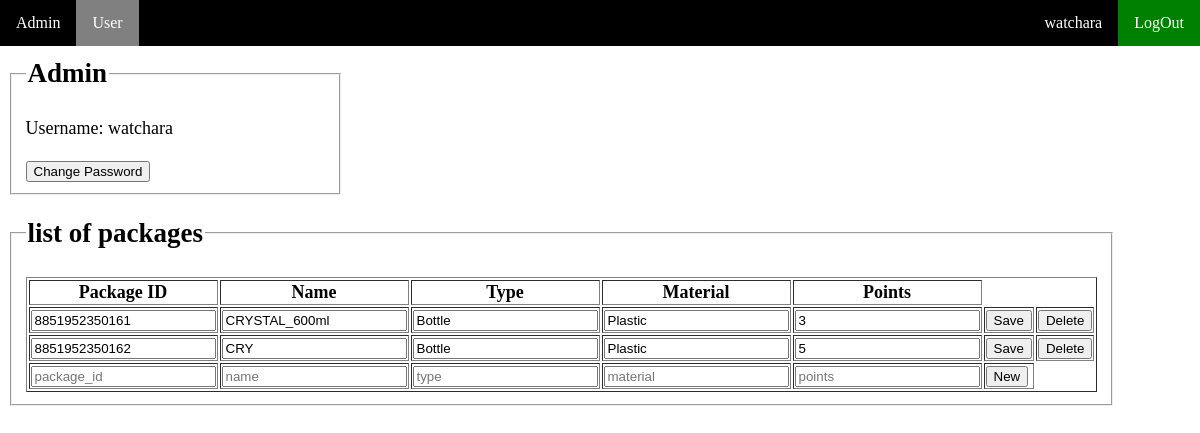
/home_package/ (signed in), run on the app's committed database.
### api/models.py (models this page shows)
class Package(models.Model):
    package_id = models.TextField(primary_key=True)
    name = models.TextField(unique=True,default="")
    type = models.TextField()
    points = models.IntegerField()
    material = models.TextField(default="Plastic")    # Plastic , Aluminium, Metal

### myWebApps/views.py (the view)
# urls.py: path('home_package/',views.adminHome_package,name='home_package'),
def adminHome_package(request):
    if request.user.is_superuser:
        list_package = Package.objects.all()
        return render(request, 'adminHome.html',{'list_package':list_package,'package':True })
    else:
        return HttpResponseRedirect(reverse('myWeb:login'))

### myWebApps/templates/adminHome.html (shortened to what this page needs)
<!DOCTYPE html>
<html lang="en" dir="ltr">
<head>
	<link rel="stylesheet" href="https://cdnjs.cloudflare.com/ajax/libs/font-awesome/4.7.0/css/font-awesome.min.css">
</head>
	<body>
	<ul>
		<li><a>Admin</a></li>
        <li style="float:right"><a class="rightmenu" href="{% url 'myWeb:logout' %}">LogOut</a></li>
        <li style="float:right"><a href="{% url 'myWeb:home' %}">{{ user.get_username }}</a></li>
				{% if package %}
					<li><a class ="leftmenu" href="{% url 'myWeb:home' %}">User</a></li>
				{% else %}
					<li><a class ="leftmenu" href="{% url 'myWeb:home_package' %}">Package</a></li>
				{% endif %}
	</ul>
		<fieldset class="small">
		 <legend><h2>Admin</h2></legend>
			Username: {{user.username}}<br><br>
			<form action="{% url 'myWeb:changepass' %}" method="post">
				<input type="submit" value="Change Password">
			</form>
		</fieldset>
		{% if package %}
			<fieldset>
			<legend><h2>list of packages</h2></legend>
				<table border="1">
				<tr>
					<th>Package ID</th>
					<th>Name</th>
					<th>Type</th>
					<th>Material</th>
					<th>Points</th>
				</tr>
						{% for p in list_package %}
							<tr>
								<form action="{% url 'myWeb:package_action' p.package_id %}" method="post">
								<td><input type="text" name="package_id" placeholder={{p.package_id}} value={{p.package_id}}></td>
								<td><input type="text" name="name" placeholder={{p.name}} value={{p.name}}></td>
								<td><input type="text" name="type" placeholder={{p.type}} value={{p.type}}></td>
								<td><input type="text" name="material" placeholder={{p.material}} value={{p.material}}></td>
								<td><input type="text" name="points" placeholder={{p.points}} value={{p.points}}></td>
								<td><input type="submit" name="save" value="Save"></td>
								<td><input type="submit" name="delete" value="Delete"></td>
								</form>
							</tr>
						{% endfor %}
								<form action="{% url 'myWeb:new_package' %}" method="post">
								<tr>
								<td><input type="text" name="package_id" placeholder="package_id"></td>
								<td><input type="text" name="name" placeholder="name"></td>
								<td><input type="text" name="type" placeholder="type"></td>
								<td><input type="text" name="material" placeholder="material"></td>
								<td><input type="text" name="points" placeholder="points"></td>
								<td><input type="submit" value="New"></td>
								</tr>
								</form>
				</table>
			</fieldset>
		{% endif %}
	</body>
</html>

### myWebApps/templates/adminHome.html (style rules this page uses)
body { margin:0; }
fieldset { display: block; margin-left: 10px; margin-right: 2px; padding-top: 0.35em; padding-bottom: 0.625em; padding-left: 0.75em; padding-right: 0.75em; border: 2px groove (internal value); width:380px; font-size:18px; }
.small { width:300px; }
.rightmenu { background-color: green; }
.leftmenu { background-color: grey; }
ul { list-style-type: none; margin: 0; padding: 0; overflow: hidden; background-color: black ; position: fixed; top: 0; width: 100%; }
li { float: left; }
li a { display: block; color: white; text-align: center; padding: 14px 16px; text-decoration: none; }

### data on the page
Package: package_id "8851952350161", name "CRYSTAL_600ml", type "Bottle", material "Plastic", points "3"
Package: package_id "8851952350162", name "CRY", type "Bottle", material "Plastic", points "5"

### other printed values
{{ user.get_username }} "watchara"
{{ user.username }} "watchara"
